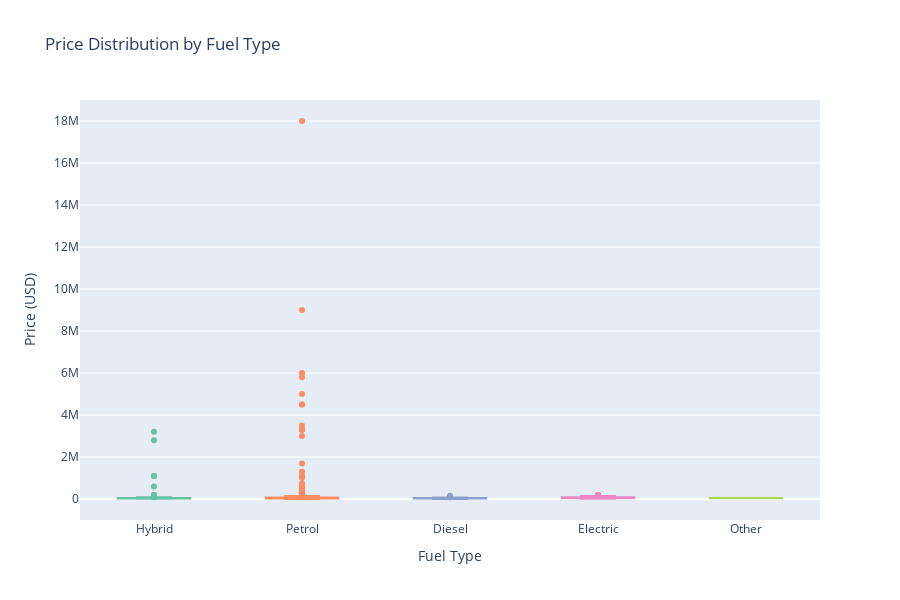

Notebook code cell kept with this figure:
### Markdown cell above
## 4.7 Price by Fuel Type

### Code cell
fig = px.box(df_clean, x='Fuel_Type', y='Price_USD',
             title='Price Distribution by Fuel Type',
             color='Fuel_Type',
             color_discrete_sequence=px.colors.qualitative.Set2)

fig.update_layout(showlegend=False, height=600)
fig.update_xaxes(title='Fuel Type')
fig.update_yaxes(title='Price (USD)')
fig.show()

print("\n💰 Average Price by Fuel Type:")
avg_price = df_clean.groupby('Fuel_Type')['Price_USD'].mean().sort_values(ascending=False)
for fuel, price in avg_price.items():
    print(f"   {fuel}: ${price:,.0f}")

### Figure 1 — Plotly figure (JSON) as saved in the notebook; plotly's stock layout.template omitted (floating-point values rounded to 4 significant figures; data arrays with more than 128 entries replaced by an {"elided": "..."} marker saying what was removed)
{"data": [{"alignmentgroup": "True", "hovertemplate": "Fuel_Type=%{x}<br>Price_USD=%{y}<extra></extra>", "legendgroup": "Hybrid", "marker": {"color": "rgb(102,194,165)"}, "name": "Hybrid", "notched": false, "offsetgroup": "Hybrid", "orientation": "v", "showlegend": true, "type": "box", "x": ["Hybrid", "Hybrid", "Hybrid", "Hybrid", "Hybrid", "Hybrid", "Hybrid", "Hybrid", "Hybrid", "Hybrid", "Hybrid", "Hybrid", "Hybrid", "Hybrid", "Hybrid", "Hybrid", "Hybrid", "Hybrid", "Hybrid", "Hybrid", "Hybrid", "Hybrid", "Hybrid", "Hybrid", "Hybrid", "Hybrid", "Hybrid", "Hybrid", "Hybrid", "Hybrid", "Hybrid", "Hybrid", "Hybrid", "Hybrid", "Hybrid", "Hybrid", "Hybrid", "Hybrid", "Hybrid", "Hybrid", "Hybrid", "Hybrid", "Hybrid", "Hybrid", "Hybrid", "Hybrid", "Hybrid", "Hybrid", "Hybrid", "Hybrid", "Hybrid", "Hybrid", "Hybrid", "Hybrid", "Hybrid", "Hybrid", "Hybrid", "Hybrid", "Hybrid", "Hybrid", "Hybrid", "Hybrid", "Hybrid", "Hybrid", "Hybrid", "Hybrid", "Hybrid", "Hybrid", "Hybrid", "Hybrid", "Hybrid", "Hybrid", "Hybrid", "Hybrid", "Hybrid", "Hybrid", "Hybrid", "Hybrid", "Hybrid", "Hybrid", "Hybrid", "Hybrid", "Hybrid", "Hybrid", "Hybrid", "Hybrid", "Hybrid", "Hybrid", "Hybrid", "Hybrid", "Hybrid", "Hybrid", "Hybrid", "Hybrid", "Hybrid", "Hybrid", "Hybrid", "Hybrid", "Hybrid", "Hybrid", "Hybrid", "Hybrid", "Hybrid", "Hybrid", "Hybrid", "Hybrid", "Hybrid", "Hybrid", "Hybrid", "Hybrid", "Hybrid"], "x0": " ", "xaxis": "x", "y": [1100000, 3200000, 1100000, 2800000, 165000, 41000, 37000, 42000, 30000, 27000, 22500, 26700, 27100, 38400, 44150, 33400, 40400, 43400, 24400, 38400, 15400, 15400, 18400, 31100, 56000, 40000, 24000, 50000, 19950, 30500, 25000, 28505, 70000, 50000, 40000, 28000, 150000, 32000, 42000, 29000, 16000, 28500, 42500, 36000, 43000, 600000, 46000, 40000, 35000, 115000, 120000, 190000, 170000, 113300, 200200, 128900, 91000, 167800, 85500, 182900, 59865, 50695, 46500, 44500, 55000, 33000, 47000, 44000, 33000, 42000, 30000, 48000, 47000, 34500, 45000, 47000, 36000, 49000, 75000, 157000, 55000, 50000, 150000, 157000, 157000, 52000, 55000, 45000, 48000, 45000, 55000, 60000, 50000, 32500, 31500, 26000, 33000, 52500, 53000, 25000, 38000, 41000, 37500, 55000, 42810.0, 42500, 42500, 50000, 42810.0, 42810.0, 42810.0], "y0": " ", "yaxis": "y"}, {"alignmentgroup": "True", "hovertemplate": "Fuel_Type=%{x}<br>Price_USD=%{y}<extra></extra>", "legendgroup": "Petrol", "marker": {"color": "rgb(252,141,98)"}, "name": "Petrol", "notched": false, "offsetgroup": "Petrol", "orientation": "v", "showlegend": true, "type": "box", "x": {"elided": "872 str values"}, "x0": " ", "xaxis": "x", "y": {"elided": "872 float values"}, "y0": " ", "yaxis": "y"}, {"alignmentgroup": "True", "hovertemplate": "Fuel_Type=%{x}<br>Price_USD=%{y}<extra></extra>", "legendgroup": "Diesel", "marker": {"color": "rgb(141,160,203)"}, "name": "Diesel", "notched": false, "offsetgroup": "Diesel", "orientation": "v", "showlegend": true, "type": "box", "x": {"elided": "129 str values"}, "x0": " ", "xaxis": "x", "y": {"elided": "129 int values"}, "y0": " ", "yaxis": "y"}, {"alignmentgroup": "True", "hovertemplate": "Fuel_Type=%{x}<br>Price_USD=%{y}<extra></extra>", "legendgroup": "Electric", "marker": {"color": "rgb(231,138,195)"}, "name": "Electric", "notched": false, "offsetgroup": "Electric", "orientation": "v", "showlegend": true, "type": "box", "x": ["Electric", "Electric", "Electric", "Electric", "Electric", "Electric", "Electric", "Electric", "Electric", "Electric", "Electric", "Electric", "Electric", "Electric", "Electric", "Electric", "Electric", "Electric", "Electric", "Electric", "Electric", "Electric", "Electric", "Electric", "Electric", "Electric", "Electric", "Electric", "Electric", "Electric", "Electric", "Electric", "Electric", "Electric", "Electric", "Electric", "Electric", "Electric", "Electric", "Electric", "Electric", "Electric", "Electric", "Electric", "Electric", "Electric", "Electric", "Electric", "Electric", "Electric", "Electric", "Electric", "Electric", "Electric", "Electric", "Electric", "Electric", "Electric", "Electric", "Electric", "Electric", "Electric", "Electric", "Electric", "Electric", "Electric", "Electric", "Electric", "Electric", "Electric", "Electric", "Electric", "Electric", "Electric", "Electric", "Electric", "Electric", "Electric", "Electric", "Electric", "Electric", "Electric", "Electric", "Electric", "Electric", "Electric", "Electric", "Electric", "Electric", "Electric", "Electric", "Electric", "Electric", "Electric", "Electric", "Electric", "Electric", "Electric", "Electric"], "x0": " ", "xaxis": "x", "y": [102000, 75000, 78000, 43400, 55000, 35000, 41000, 20500, 41450, 40000, 18000, 39735, 35000, 59995, 45000, 55000, 50000, 35000, 33000, 25000, 45000, 60000, 45000, 55000, 23000, 55000, 58950, 60000, 63000, 67000, 68000, 70000, 86700, 103800, 150900, 185000, 132750, 97700, 104000, 85000, 86700, 94800, 139400, 90500, 136700, 190000, 11000, 14500, 25000, 22000, 88490, 108490, 40240, 53240, 98490, 113490, 47490, 50490, 69900, 200000, 80000, 58590, 59990, 64990, 27495, 28795, 28795, 31700, 108700, 105600, 96550, 96550, 110000, 108700, 112700, 105000, 50000, 58000, 46000, 65000, 60000, 40000, 62000, 70000, 85000, 90000, 85000, 85000, 35000, 38000, 40000, 45000, 52000, 65000, 52000, 24500, 19000, 35000, 42810.0], "y0": " ", "yaxis": "y"}, {"alignmentgroup": "True", "hovertemplate": "Fuel_Type=%{x}<br>Price_USD=%{y}<extra></extra>", "legendgroup": "Other", "marker": {"color": "rgb(166,216,84)"}, "name": "Other", "notched": false, "offsetgroup": "Other", "orientation": "v", "showlegend": true, "type": "box", "x": ["Other", "Other", "Other"], "x0": " ", "xaxis": "x", "y": [52400, 49500, 38000], "y0": " ", "yaxis": "y"}], "layout": {"boxmode": "overlay", "height": 600, "legend": {"title": {"text": "Fuel_Type"}, "tracegroupgap": 0}, "showlegend": false, "title": {"text": "Price Distribution by Fuel Type"}, "xaxis": {"anchor": "y", "categoryarray": ["Hybrid", "Petrol", "Diesel", "Electric", "Other"], "categoryorder": "array", "domain": [0, 1], "title": {"text": "Fuel Type"}}, "yaxis": {"anchor": "x", "domain": [0, 1], "title": {"text": "Price (USD)"}}}}
